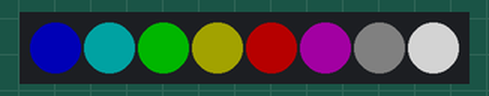
Bench run of a program on a simulated BBC micro:bit running MicroPython. Parts: 8 RGB LEDs in strip order, left to right. Dim RGB values are drawn brighter than linear. At 1.4 s the program stops and its outputs stay as they are.

Above: at 0.1 s.
At 0.81 s:
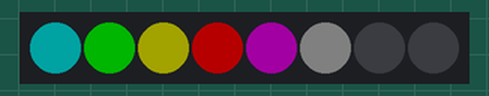
At 1.18 s:
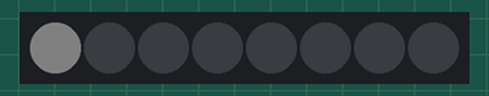
Timing chart, 0 to 2.8 s (numbered marks = the images above):
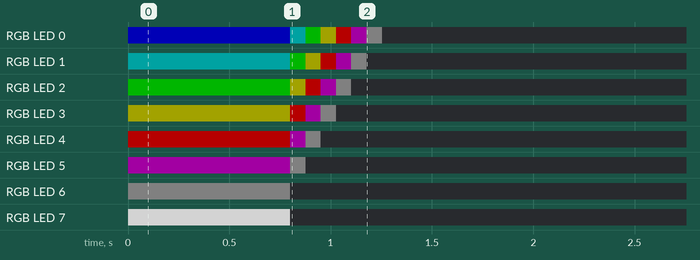

The program:

led_neopixel.py
```python
from microbit import pin8
from neopixel import NeoPixel
from utime import sleep_ms

def arc_en_ciel ( led ): # Permet de déclarer de nouvelles méthodes
    niv = [ 0, 0, 0, 35, 65, 35, 0, 0, 0 ]
    for i in range ( 6 ):
        led[i]=(  niv[i], niv[(i+2)%6], niv[(i+4)%6] )
    led[6]=( 5,  5,  5)
    led[7]=(125, 125, 125)
    led.show()
    sleep_ms(800)
    led[7] = (0, 0, 0) # Eteindre la dernière LED
    for cptr in range(8): # décaler 8 fois les LED
        for cptr in range(7): # décaler chaque LED d'un cran
            led[cptr] = led[cptr+1]
        led.show()
        sleep_ms(75)
def eteindre ( led ):
    for i in range(8):
        led[i]=(0,0,0)
    led.write()
def bargraphe ( led, niv ): # Permet de réaliser un barre_graph [0 -> 8]
    for n in range ( niv ):
        led[n] = ( n*10, 70-n*10, 0 )
    for n in range ( niv, 8 ):
        led[n] = (0, 0, 0) # éteindre les autres NEOPIXELS
    led.write() # mettre à jour l'état des diodes NEOPIXEL

led = NeoPixel ( pin8, 8 ) # 9 led NeoPixel connectées sur la broche 16
arc_en_ciel ( led )
```

Measured:
- by itself, RGB LED 4: off → RGB(65, 0, 0) at 0.00 s, → RGB(35, 0, 35) 0.80 s later, → RGB(5, 5, 5) 0.08 s later, → off 0.08 s later
- by itself, RGB LED 5: off → RGB(35, 0, 35) at 0.00 s, → RGB(5, 5, 5) 0.80 s later, → off 0.08 s later
- by itself, RGB LED 6: off → RGB(5, 5, 5) at 0.00 s, → off 0.80 s later
- by itself, RGB LED 7: off → RGB(125, 125, 125) at 0.00 s, → off 0.80 s later
